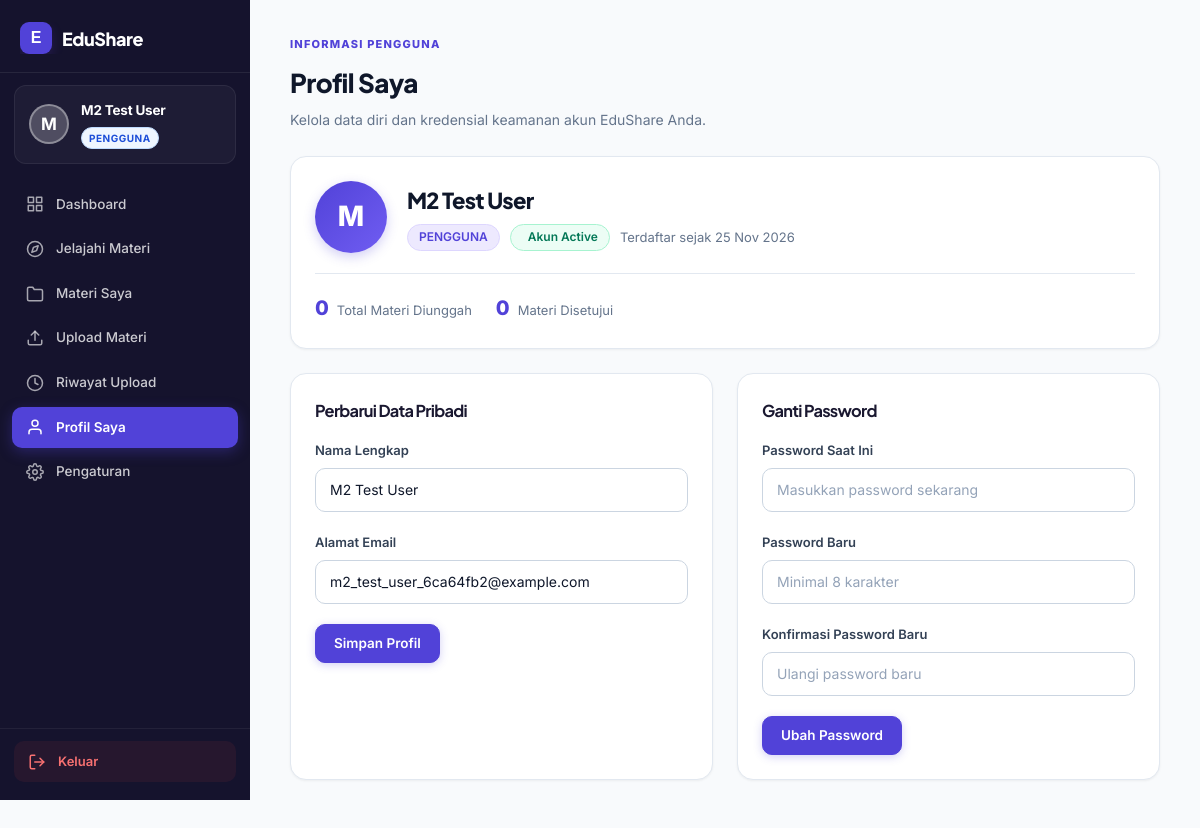
Screenshot of /user/profil.php (signed in) with the database file from the repository.
### tables this page shows
CREATE TABLE `users` (
  `id_user` int(11) NOT NULL AUTO_INCREMENT,
  `nama` varchar(100) NOT NULL,
  `email` varchar(150) NOT NULL,
  `password` varchar(255) NOT NULL,
  `role` enum('user','admin','super_admin') NOT NULL DEFAULT 'user',
  `status` enum('active','inactive','suspended') NOT NULL DEFAULT 'active',
  `last_login_at` datetime DEFAULT NULL,
  `created_by` int(11) DEFAULT NULL,
  `created_at` datetime NOT NULL DEFAULT current_timestamp(),
  `updated_at` datetime DEFAULT NULL ON UPDATE current_timestamp(),
  PRIMARY KEY (`id_user`),
  UNIQUE KEY `email` (`email`),
  KEY `idx_users_role_status` (`role`,`status`),
  KEY `idx_users_created_by` (`created_by`),
  CONSTRAINT `fk_users_created_by` FOREIGN KEY (`created_by`) REFERENCES `users` (`id_user`) ON DELETE SET NULL
);

### includes/helpers.php (called while the page is built, shortened)
<?php
if (!function_exists('e')) {
    function e(mixed $value): string
    {
        return htmlspecialchars((string)$value, ENT_QUOTES | ENT_SUBSTITUTE, 'UTF-8');
    }
}
if (!function_exists('url')) {
    function url(string $path = ''): string
    {
        return BASE_URL . '/' . ltrim($path, '/');
    }
}

### middleware/auth.php (called while the page is built, shortened)
<?php
if (!function_exists('current_user')) {
    function current_user(): ?array
    {
        $sessionUserId = (int)($_SESSION['user']['id_user'] ?? $_SESSION['user']['id'] ?? 0);
        if (
            !empty($GLOBALS['_edushare_auth_loaded'])
            && ($GLOBALS['_edushare_auth_uid'] ?? null) === $sessionUserId
        ) {
            return $GLOBALS['_edushare_auth_user'];
        }
        try {
            $stmt = db()->prepare('SELECT id_user, nama, email, role, status FROM users WHERE id_user = ? LIMIT 1');
            $stmt->execute([$sessionUserId]);
            $row = $stmt->fetch();
        } catch (\Throwable $e) {
            error_log('EduShare current_user error: ' . $e->getMessage());
            clear_auth_cache();
            return null;
        }
        $user = [
            'id'      => (int)$row['id_user'],
            'id_user' => (int)$row['id_user'],
            'nama'    => (string)$row['nama'],
            'email'   => (string)$row['email'],
            'role'    => (string)$row['role'],
            'status'  => (string)$row['status'],
        ];
        return $user;
    }
}

### config/database.php (called while the page is built, shortened)
<?php
if (!function_exists('db')) {
    function db(): PDO
    {
        return $GLOBALS['pdo'];
    }
}

### config/app.php (called while the page is built, shortened)
<?php
require_once __DIR__ . '/database.php';
require_once ROOT_PATH . '/includes/helpers.php';
require_once ROOT_PATH . '/middleware/auth.php';
if (PHP_SAPI !== 'cli' && !empty($_SESSION['user'])) {
    $timeoutMin = max(1, (int)get_setting('session_timeout_min', 60));
    if (isset($_SESSION['last_activity']) && (time() - (int)$_SESSION['last_activity']) > ($timeoutMin * 60)) {
        $timedOutUserId = (int)($_SESSION['user']['id_user'] ?? $_SESSION['user']['id'] ?? 0);
        $timedOutRole   = isset($_SESSION['user']['role']) ? (string)$_SESSION['user']['role'] : null;
        if ($timedOutUserId > 0) {
            log_activity($timedOutUserId, 'session_timeout', 'Sesi berakhir otomatis karena tidak aktif.', 'user', $timedOutUserId);
            log_audit('session_timeout', 'user', $timedOutUserId, 'Sesi berakhir otomatis karena tidak aktif.', [], $timedOutUserId, $timedOutRole);
        }
        $_SESSION = [];
        if (!headers_sent() && session_status() === PHP_SESSION_ACTIVE) {
            session_regenerate_id(true);
        }
        clear_auth_cache();
        $_SESSION['flash'] = [
            'type'    => 'error',
            'message' => 'Sesi Anda telah berakhir karena tidak aktif. Silakan login kembali.',
        ];
    } else {
        current_user();
    }
}

### user/profil.php (the view, shortened to what this page needs)
<?php
require_once __DIR__ . '/../config/app.php';
$user = current_user();
$userId = (int)$user['id_user'];
$pdo = db();
$stmt = $pdo->prepare("SELECT * FROM users WHERE id_user = ?");
$stmt->execute([$userId]);
$profile = $stmt->fetch();
$totalMateri = (int)$pdo->query("SELECT COUNT(*) FROM materials WHERE id_user = {$userId}")->fetchColumn();
$totalApproved = (int)$pdo->query("SELECT COUNT(*) FROM materials WHERE id_user = {$userId} AND status = 'approved'")->fetchColumn();
?>
<!DOCTYPE html>
<html lang="id">
<head>
<link rel="stylesheet" href="<?= e(url('assets/css/style.css')) ?>">
<link rel="stylesheet" href="<?= e(url('assets/css/dashboard.css')) ?>">
</head>
<body>
<div class="dashboard-layout">
<?php include __DIR__ . '/../partials/sidebar_user.php'; ?>
<main class="content-area">
    <div class="panel-header">
        <div>
            <span class="eyebrow">INFORMASI PENGGUNA</span>
            <h1>Profil Saya</h1>
            <p>Kelola data diri dan kredensial keamanan akun EduShare Anda.</p>
        </div>
    </div>
    <div class="card profile-header-card">
        <div class="profile-header-main">
            <div class="profile-avatar-large">
                <?= strtoupper(substr($profile['nama'], 0, 1)) ?>
            </div>
            <div class="profile-meta-info">
                <h2><?= e($profile['nama']) ?></h2>
                <div class="profile-tags">
                    <span class="badge badge-primary">PENGGUNA</span>
                    <span class="badge badge-success"><span class="status-dot"></span>Akun <?= ucfirst(e($profile['status'])) ?></span>
                    <span class="profile-date">Terdaftar sejak <?= date('d M Y', strtotime($profile['created_at'])) ?></span>
                </div>
            </div>
        </div>
        <div class="profile-stats-bar">
            <div class="profile-stat-item">
                <span class="stat-number"><?= $totalMateri ?></span>
                <span class="stat-desc">Total Materi Diunggah</span>
            </div>
            <div class="profile-stat-item">
                <span class="stat-number"><?= $totalApproved ?></span>
                <span class="stat-desc">Materi Disetujui</span>
            </div>
        </div>
    </div>
    <div style="display:grid; grid-template-columns: repeat(auto-fit, minmax(320px, 1fr)); gap: 24px;">
        <div class="card card-form">
            <h3 style="margin-top:0; margin-bottom:16px;">Perbarui Data Pribadi</h3>
            <form method="post">
                <div class="form-group">
                    <label for="nama">Nama Lengkap</label>
                    <input type="text" id="nama" name="nama" class="form-control" value="<?= e($profile['nama']) ?>" required maxlength="100">
                </div>
                <div class="form-group">
                    <label for="email">Alamat Email</label>
                    <input type="email" id="email" name="email" class="form-control" value="<?= e($profile['email']) ?>" required maxlength="150">
                </div>
                <button type="submit" class="btn btn-primary">Simpan Profil</button>
            </form>
        </div>
        <div class="card card-form">
            <h3 style="margin-top:0; margin-bottom:16px;">Ganti Password</h3>
            <form method="post">
                <div class="form-group">
                    <label for="current_password">Password Saat Ini</label>
                    <input type="password" id="current_password" name="current_password" class="form-control" required placeholder="Masukkan password sekarang">
                </div>
                <div class="form-group">
                    <label for="new_password">Password Baru</label>
                    <input type="password" id="new_password" name="new_password" class="form-control" required placeholder="Minimal 8 karakter">
                </div>
                <div class="form-group">
                    <label for="confirm_password">Konfirmasi Password Baru</label>
                    <input type="password" id="confirm_password" name="confirm_password" class="form-control" required placeholder="Ulangi password baru">
                </div>
                <button type="submit" class="btn btn-primary">Ubah Password</button>
            </form>
        </div>
    </div>
</main>
</div>
</body>
</html>

### assets/css/style.css (style rules this page uses)
* { box-sizing:border-box }
:root { --purple:#673de6;--purple-dark:#4f2ac8;--lavender:#f3efff;--ink:#242238;--muted:#77758b;--line:#eceaf2;--bg:#fff }
body { margin:0;color:var(--ink);font-family:'DM Sans',sans-serif;background:#fff;font-size:15px }
button,input,textarea,select { font:inherit }
.btn { border:0;border-radius:10px;padding:13px 20px;display:inline-flex;justify-content:center;align-items:center;gap:10px;font-weight:700;font-size:13px;cursor:pointer;transition:.2s }
.btn-primary { background:var(--purple);color:white;box-shadow:0 7px 16px #673de62b }
.eyebrow { font-size:10px;font-weight:800;letter-spacing:1.7px;color:var(--purple) }
h1,h2,h3 { font-family:'Plus Jakarta Sans',sans-serif;letter-spacing:-.7px }

### rows the page displays
users: nama "M", nama "M2 Test User", status "Active", created_at "25 Nov 2026", email "m2_test_user_6ca64fb2@example.com"

### other values shown
$userFirstLetter "M"
$sidebarUser['nama'] "M2 Test User"
$totalMateri "0"
$totalApproved "0"
